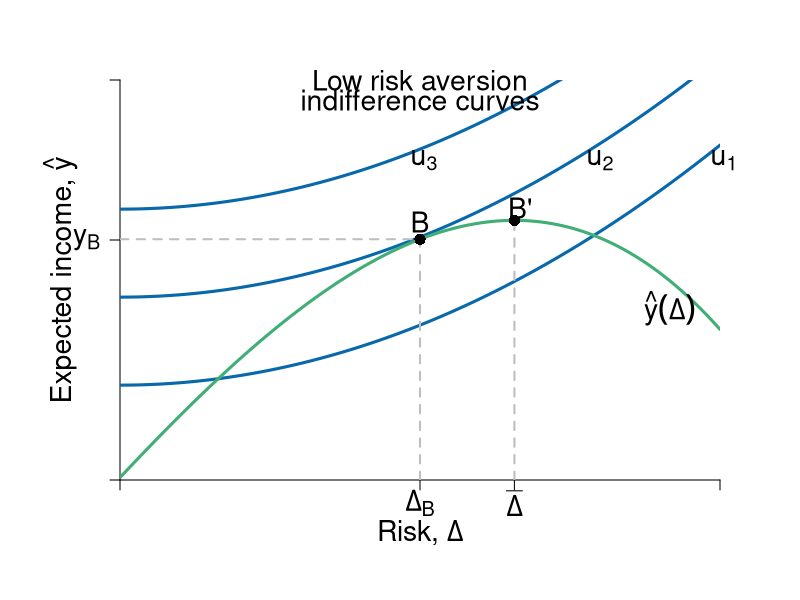

Recreate this plot in R.
#Graph Designer: Simon Halliday & Riley Boeth '17
#Authors: Bowles, Foley and Halliday
#Title: Coordination, Conflict and Competition: A Text in Microeconomics

library(shape)
require(shape)
pdf(file = "capitalism/risks_feasible_low.pdf", width = 10, height = 8)


#Set parameters for graphics
axislabelsize <- 1.7
labelsize <- 1.7
graphlinewidth <- 3
segmentlinewidth <- 2

COL <- c("#7fc97f", "#beaed4", "#fdc086", "#ffff99", "#386cb0", "#f0027f", "#bf5b17", "#666666")
COLA <- c("#e0f3db", "#99d8c9","#66c2a4","#41ae76", "#238b45", "#005824")
COLB <- c("#c6dbef", "#4eb3d3", "#2b8cbe", "#0868ac","#084081")
COLC <- c("#fcfbfd", "#efedf5", "#dadaeb", "#bcbddc", "#9e9ac8", "#807dba", "#6a51a3", "#54278f", "#3f007d")

#Edited the margins to cater for the larger LHS labels
par(mar =  c(6, 6, 4, 4))

#Indifference curves of a risk-averse homo economicus (1st graph out of the two for 4.7)

indiffA1 <- function(x, uA = 5, rmax=  .7, xmax = 15) {
  uA + (1/2)*(rmax/xmax)*(x^2)
}

#rmax*x
#indiffA <- function(x, ua=2) {
#  ua + (1/12)*(x)^2
#}

#Average wealth function 

avgwealth <- function(x,y){
  (1.08)*((-1/35)*(((-((.9)*x-36))^2))+36.8+((-1/10)*(x-4)+(-1/1000)*((x-3)^3)))
}

#Add limits on axes and levels of utility for each indifference curve
ylims <- c(0, 35)
xlims <- c(0, 30)

npts <- 501 
x <- seq(xlims[1], xlims[2], length.out = npts)
y <- seq(ylims[1], ylims[2], length.out = npts) 

plot(0, 0, xlim = xlims, ylim = ylims, type = "n",
     xlab = expression(paste("")),
     ylab = expression(paste("")), 
     xaxt = "n", 
     yaxt = "n", 
     cex.lab = axislabelsize, 
     bty = "n", 
     xaxs="i", 
     yaxs="i"
)

#x and y limits with plain axes without ticks/numbers to match previous graph

ticksx <- c(0, 15, 19.72, xlims[2])
xlabels <- c(NA, expression(paste(Delta[B])), expression(paste(bar(Delta))), NA)
ticksy <- c(0, 21, ylims[2])
ylabels <- c(NA, expression(paste(y[B])), NA)



axis(1, at = ticksx,  pos = 0, labels = xlabels, cex.axis = axislabelsize)
axis(2, at = ticksy,  pos = 0, labels = ylabels, las = 1, cex.axis = axislabelsize)

npts <- 500 
xx1 <- seq(xlims[1], xlims[2], length.out = npts)
xx2 <- seq(0, xlims[2], length.out = npts)
xx3 <- seq(xlims[1], 0, length.out = npts)
xx4 <- seq(-11, 0, length.out = npts)


lines(xx1, indiffA1(xx1, uA= 8.3), col = COLB[4], lwd = graphlinewidth)
lines(xx1, indiffA1(xx1, uA = 16), col = COLB[4], lwd = graphlinewidth)
lines(xx1, indiffA1(xx1, uA = 23.7), col = COLB[4], lwd = graphlinewidth)
lines(xx1, avgwealth(xx1), col = COLA[4], lwd = graphlinewidth)


#Axis labels and draw linear utility function
mtext(expression(paste("Risk, ", Delta)), side = 1, line = 2.5, cex = axislabelsize)
text(-3, 0.5*ylims[2], expression(paste("Expected income, ", hat(y))), xpd = TRUE, cex = axislabelsize, srt = 90) 

text(29-1.5, avgwealth(29), expression(paste(hat(y)(Delta))), xpd = TRUE, cex = labelsize)

#Label various points on line

# text(2, avgwealth(2)+1.2, expression(paste("a")), cex = labelsize)
# text(5, avgwealth(5)+1.2, expression(paste("b")), cex = labelsize)
# points(5, avgwealth(5), pch = 16, col = "black", cex = 1.5)
# points(2, avgwealth(2), pch = 16, col = "black", cex = 1.5)
# 
# segments(25, 0, 25, avgwealth(25), lty = 2, col = "gray", lwd = segmentlinewidth)
# points(25, avgwealth(25), pch = 16, col = "black", cex = 1.5)
# 
# text(23.63, avgwealth(23.63)+1.1, expression(paste("c")), cex = labelsize)
# points(23.63, avgwealth(23.63), pch = 16, col = "black", cex = 1.5)
# 
# text(20, avgwealth(20)+1, expression(paste(y[max])), cex = labelsize)
# segments(20, 0, 20, avgwealth(20), lty = 2, col = "gray", lwd = segmentlinewidth)
# points(20, avgwealth(20), pch = 16, col = "black", cex = 1.5)
# 
text(15, avgwealth(15)+1.5, expression(paste(B)), cex = labelsize)
segments(15, 0, 15, avgwealth(15), lty = 2, col = "gray", lwd = segmentlinewidth)
segments(0, avgwealth(15), 15, avgwealth(15), lty = 2, col = "gray", lwd = segmentlinewidth)
points(15, avgwealth(15), pch = 16, col = "black", cex = 1.5)

# segments(12, 0, 12, avgwealth(12), lty = 2, col = "gray", lwd = segmentlinewidth)
# points(12, avgwealth(12), pch = 16, col = "black", cex = 1.5)

#Label relevant points on axes

#text(8, -.9, expression(paste(Delta[e],"`")),  xpd = TRUE,  cex = labelsize)
#text(12, -.9, expression(paste(Delta[Rawls])), xpd = TRUE, cex = labelsize)
#text(15, -.9, expression(paste(Delta[e])),  xpd = TRUE,  cex = labelsize)
#text(20, -.9, expression(paste(Delta[max])),  xpd = TRUE,  cex = labelsize)
#text(25, -.9, expression(paste(Delta[Wealthiest], " "[Rich])),  xpd = TRUE,  cex = labelsize)


#Add arrow beside y axis and points on axis

# arrows(-1, avgwealth(21) + 10, -1, avgwealth(20) - 1, col = "black", code = 3, arr.type = "simple", lty = 1, xpd = TRUE, length = 0.1, angle = 40, lwd = 3)
# arrows(-1, avgwealth(21) - 12.5, -1, avgwealth(20) - 2.5, col = "black", code = 3, arr.type = "simple", lty = 1, xpd = TRUE, length = 0.1, angle = 40, lwd = 3)

#points(0, avgwealth(23)+12, pch = 16, col = "black", cex = 1.5, xpd = TRUE)
#points(0, avgwealth(23), pch = 16, col = "black", cex = 1.5,xpd = TRUE)
#points(0, avgwealth(23)-12, pch = 16, col = "black", cex = 1.5,xpd = TRUE)

#label the three indifference curves

text(15.2, 28, expression(paste(u[3])), xpd = TRUE, cex = labelsize)
text(24, 28, expression(paste(u[2])),  xpd = TRUE, cex = labelsize)
text(30.2, 28, expression(paste(u[1])),  xpd = TRUE, cex = labelsize)

#Label average wealth curve and indifference curves generally

# text(34, avgwealth(30)+1.5, expression(paste("Average Wealth")), xpd = TRUE, cex = labelsize)
# text(34, avgwealth(30), expression(paste("Function")), xpd = TRUE, cex = labelsize)
# text(34, avgwealth(30)-1.5, expression(paste(y, " = (",Delta,") g")), xpd = TRUE, cex = labelsize)

#text(17, 38.5, expression(paste("Inequality Averse")), xpd = TRUE, cex = labelsize)
text(15, 35, expression(paste("Low risk aversion")), xpd = TRUE, cex = labelsize)
text(15, 33.2, expression(paste("indifference curves")), xpd = TRUE, cex = labelsize)

# label max

segments(19.72, 0, 19.72, 22.718, lty = 2, col = "gray", lwd = segmentlinewidth)
points(19.72, 22.718, pch = 16, col = "black", cex = 1.5)
text(20, 23.8, expression(paste("B'")), xpd = TRUE, cex = labelsize)


dev.off()
